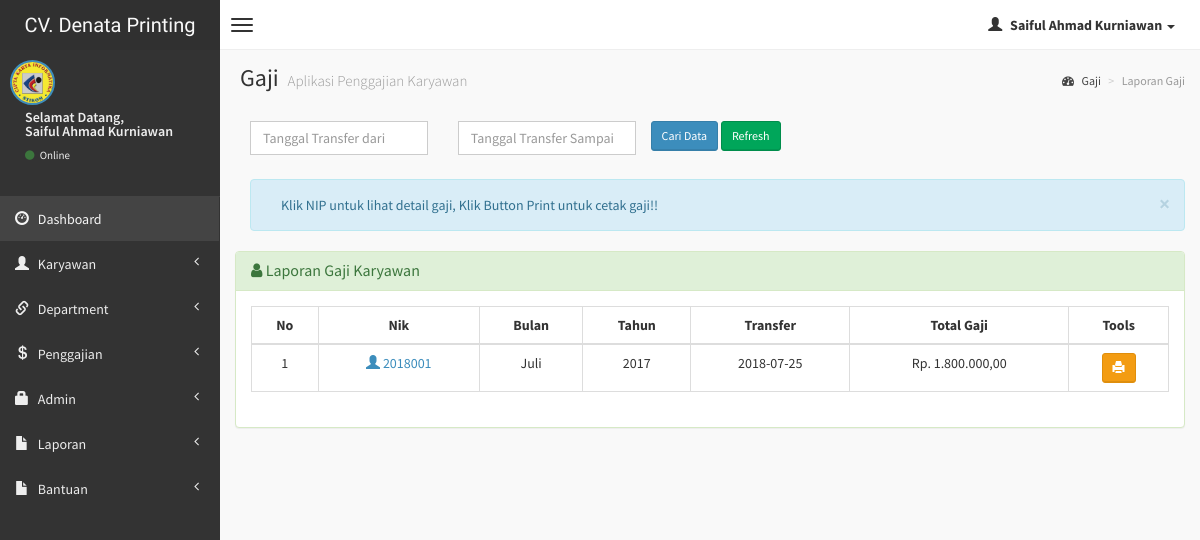
Page /admin/laporan-gaji.php (signed in) on the committed database.
### tables this page shows
CREATE TABLE `gajian` (
  `kd_gaji` int(4) NOT NULL,
  `nik` varchar(10) NOT NULL,
  `gaji_bulan` varchar(10) NOT NULL,
  `gaji_tahun` varchar(10) NOT NULL,
  `tgl_transfer` date NOT NULL,
  `absensi` int(2) NOT NULL,
  `sakit` int(2) DEFAULT NULL,
  `cuti` int(2) DEFAULT NULL,
  `no_rek` varchar(25) NOT NULL,
  `gaji` int(10) NOT NULL,
  `tunjangan` int(10) NOT NULL,
  `uang_makan` int(10) NOT NULL,
  `uang_transport` int(10) NOT NULL,
  `thr` int(10) DEFAULT NULL,
  `total` int(10) NOT NULL
);

### admin/laporan-gaji.php (the view, shortened to what this page needs)
<?php
if (empty($_SESSION['username'])){
	header('location:../index.php');
} else {
?>
<!DOCTYPE html>
<html>
    <head>
        <link href="../dist/css/bootstrap.css" rel="stylesheet" type="text/css" />
        <link href="//cdnjs.cloudflare.com/ajax/libs/font-awesome/4.1.0/css/font-awesome.min.css" rel="stylesheet" type="text/css" />
        <link href="//code.ionicframework.com/ionicons/1.5.2/css/ionicons.min.css" rel="stylesheet" type="text/css" />
        <link href="../css/morris/morris.css" rel="stylesheet" type="text/css" />
        <link href="../css/jvectormap/jquery-jvectormap-1.2.2.css" rel="stylesheet" type="text/css" />
        <link href="../css/datepicker/datepicker3.css" rel="stylesheet" type="text/css" />
        <link href="../css/daterangepicker/daterangepicker-bs3.css" rel="stylesheet" type="text/css" />
        <link href="../css/bootstrap-wysihtml5/bootstrap3-wysihtml5.min.css" rel="stylesheet" type="text/css" />
        <link href="../css/AdminLTE.css" rel="stylesheet" type="text/css" />
        <link rel="stylesheet" href="datatables/dataTables.bootstrap.css"/>
    </head>
    <body class="skin-black">
        <header class="header">
            <a href="index.php" class="logo">
                CV. Denata Printing
            </a>
            <nav class="navbar navbar-static-top" role="navigation">
                <a href="#" class="navbar-btn sidebar-toggle" data-toggle="offcanvas" role="button">
                    <span class="icon-bar"></span>
                    <span class="icon-bar"></span>
                    <span class="icon-bar"></span>
                </a>
                <div class="navbar-right">
                    <ul class="nav navbar-nav">
                        <li class="dropdown user user-menu">
                            <a href="#" class="dropdown-toggle" data-toggle="dropdown">
                                <i class="glyphicon glyphicon-user"></i>
                                <span><?php echo $_SESSION['fullname']; ?> <i class="caret"></i></span>
                            </a>
<?php } ?>
                        </li>
                    </ul>
                </div>
            </nav>
        </header>
        <div class="wrapper row-offcanvas row-offcanvas-left">
            <aside class="left-side sidebar-offcanvas">
                <section class="sidebar">
                    <div class="user-panel">
                        <div class="pull-left image">
                            <img src="<?php echo $_SESSION['gambar']; ?>" class="img-circle" alt="User Image" style="border: 2px solid #3C8DBC;" />
                        </div>
                        <div class="pull-left info">
                            <p>Selamat Datang,<br /><?php echo $_SESSION['fullname']; ?></p>
                            <a href="#"><i class="fa fa-circle text-success"></i> Online</a>
                        </div>
                    </div>
                    <?php include "menu.php"; ?>
                </section>
            </aside>
            <aside class="right-side">
                <section class="content-header">
                    <h1>
                        Gaji
                        <small>Aplikasi Penggajian Karyawan</small>
                    </h1>
                    <ol class="breadcrumb">
                        <li><a href="#"><i class="fa fa-dashboard"></i> Gaji</a></li>
                        <li class="active">Laporan Gaji</li>
                    </ol>
                </section>
                <section class="content">
                    <div class="row">
              <div class="col-lg-8">
              <form action='laporan-gaji.php' method="POST">
	       <div class="col-lg-4"><input type='text' class="input-group date form-control" data-date="" data-date-format="yyyy-mm-dd" style="margin-bottom: 4px;" name='tglawal' placeholder='Tanggal Transfer dari' required />  </div> <div class="col-lg-4"> <input type='text' class="input-group date form-control" data-date="" data-date-format="yyyy-mm-dd" style="margin-bottom: 4px;" name='tglakhir' placeholder='Tanggal Transfer Sampai' required /> </div>
           <input type='submit' value='Cari Data' class="btn btn-sm btn-primary" /> <a href='laporan-gaji.php' class="btn btn-sm btn-success" > Refresh</a>
           </form>
          	</div>
              </div>
                    <br />
                    <div class="alert alert-info alert-dismissable">
              <button type="button" class="close" data-dismiss="alert" aria-hidden="true">&times;</button>
            Klik NIP untuk lihat detail gaji, Klik Button Print untuk cetak gaji!!
          </div>
                    <div class="row">
                        <div class="col-lg-12">
                    <div class="panel panel-success">
                        <div class="panel-heading">
                        <h3 class="panel-title"><i class="fa fa-user"></i> Laporan Gaji Karyawan </h3>
                        </div>
                        <div class="panel-body">
                    <?php
                    $query1="select * from gajian limit 40";
                    $tampil=mysqli_query($koneksi, $query1) or die(mysqli_error());
                    ?>
                  <table id="example" class="table table-hover table-bordered">
                  <thead>
                      <tr>
                        <th><center>No </center></th>
                        <th><center>Nik </i></center></th>
                        <th><center>Bulan </center></th>
                        <th><center>Tahun </center></th>
                        <th><center>Transfer </center></th>
                        <th><center>Total Gaji</center></th>
                        <th><center>Tools</center></th>
                      </tr>
                  </thead>
                     <?php
                     $no=0;
                     while($data=mysqli_fetch_array($tampil))
                    { $no++; ?>
                    <tbody>
                    <tr>
                    <td><center><?php echo $no; ?></center></td>
                    <td><center><a href="detail-gaji.php?hal=edit&kd=<?php echo $data['nik'];?>"><span class="glyphicon glyphicon-user"></span> <?php echo $data['nik'];?></center></td>
                    <td><center><?php echo $data['gaji_bulan']; ?></center></td>
                    <td><center><?php echo $data['gaji_tahun']; ?></center></td>
                    <td><center><?php echo $data['tgl_transfer']; ?></center></td>
                    <td><center>Rp. <?php echo number_format($data['total'],2,",",".");?></center></td>
                    <td><center><div id="thanks"><a class="btn btn-sm btn-warning" data-placement="bottom" data-toggle="tooltip" title="Cetak Gaji" href="cetak-gaji.php?hal=edit&kd=<?php echo $data['nik'];?>"><span class="glyphicon glyphicon-print"></span></a></td></tr></div>
                 <?php
              }
              ?>
              </div>
              </div>
            </div>
                    </div>
    </body>
</html>

### rows in the picture
gajian: nik "2018001", gaji_bulan "Juli", gaji_tahun "2017", tgl_transfer "2018-07-25", total "1.800.000,00"

### other values in the picture
$_SESSION['fullname'] "Saiful Ahmad Kurniawan"
